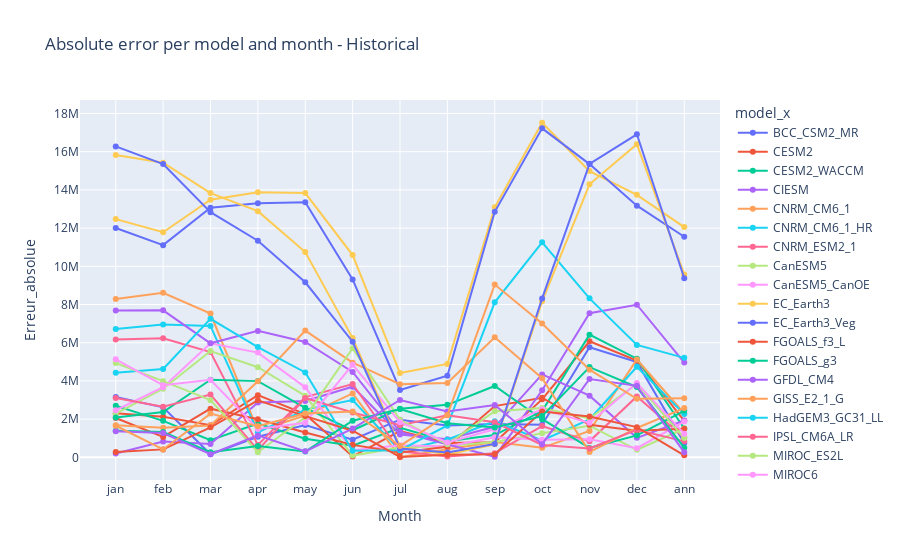

Notebook cell for this chart:
### Markdown cell above
### Visualisation sous forme de courbes

### Code cell
fig = px.line(
    df_avec_erreur[df_avec_erreur['model_x'] != 'Reference'],
    x='Month', y='Erreur_absolue', color='model_x', markers=True, title="Absolute error per model and month - Historical")
fig.show()

### Figure 1 — Plotly figure (JSON) as saved in the notebook; plotly's stock layout.template omitted (floating-point values rounded to 4 significant figures)
{"data": [{"hovertemplate": "model_x=BCC_CSM2_MR<br>Month=%{x}<br>Erreur_absolue=%{y}<extra></extra>", "legendgroup": "BCC_CSM2_MR", "line": {"color": "#636efa", "dash": "solid"}, "marker": {"symbol": "circle"}, "mode": "lines+markers", "name": "BCC_CSM2_MR", "orientation": "v", "showlegend": true, "type": "scatter", "x": ["jan", "feb", "mar", "apr", "may", "jun", "jul", "aug", "sep", "oct", "nov", "dec", "ann"], "xaxis": "x", "y": [3153593, 2617753, 159628, 1077065, 1688473, 917540, 1969862, 1663949, 1749265, 1703144, 5759964, 4982732, 749284], "yaxis": "y"}, {"hovertemplate": "model_x=CESM2<br>Month=%{x}<br>Erreur_absolue=%{y}<extra></extra>", "legendgroup": "CESM2", "line": {"color": "#EF553B", "dash": "solid"}, "marker": {"symbol": "circle"}, "mode": "lines+markers", "name": "CESM2", "orientation": "v", "showlegend": true, "type": "scatter", "x": ["jan", "feb", "mar", "apr", "may", "jun", "jul", "aug", "sep", "oct", "nov", "dec", "ann"], "xaxis": "x", "y": [2311158, 2119127, 1679787, 3253624, 2257341, 47521, 1373994, 745549, 783222, 3032960, 6074413, 5070473, 1911970], "yaxis": "y"}, {"hovertemplate": "model_x=CESM2_WACCM<br>Month=%{x}<br>Erreur_absolue=%{y}<extra></extra>", "legendgroup": "CESM2_WACCM", "line": {"color": "#00cc96", "dash": "solid"}, "marker": {"symbol": "circle"}, "mode": "lines+markers", "name": "CESM2_WACCM", "orientation": "v", "showlegend": true, "type": "scatter", "x": ["jan", "feb", "mar", "apr", "may", "jun", "jul", "aug", "sep", "oct", "nov", "dec", "ann"], "xaxis": "x", "y": [2698742, 1907875, 893706, 1769395, 968038, 610410, 1547645, 845782, 1164917, 2421568, 6422687, 5164445, 1506475], "yaxis": "y"}, {"hovertemplate": "model_x=CIESM<br>Month=%{x}<br>Erreur_absolue=%{y}<extra></extra>", "legendgroup": "CIESM", "line": {"color": "#ab63fa", "dash": "solid"}, "marker": {"symbol": "circle"}, "mode": "lines+markers", "name": "CIESM", "orientation": "v", "showlegend": true, "type": "scatter", "x": ["jan", "feb", "mar", "apr", "may", "jun", "jul", "aug", "sep", "oct", "nov", "dec", "ann"], "xaxis": "x", "y": [196608, 825234, 698960, 2864337, 2945369, 3697180, 1191189, 951116, 1595702, 4338198, 3228680, 1017307, 1929722], "yaxis": "y"}, {"hovertemplate": "model_x=CNRM_CM6_1<br>Month=%{x}<br>Erreur_absolue=%{y}<extra></extra>", "legendgroup": "CNRM_CM6_1", "line": {"color": "#FFA15A", "dash": "solid"}, "marker": {"symbol": "circle"}, "mode": "lines+markers", "name": "CNRM_CM6_1", "orientation": "v", "showlegend": true, "type": "scatter", "x": ["jan", "feb", "mar", "apr", "may", "jun", "jul", "aug", "sep", "oct", "nov", "dec", "ann"], "xaxis": "x", "y": [8293979, 8614793, 7527985, 1391997, 2184998, 3346038, 2732, 425336, 802684, 495827, 1382297, 5121358, 2294692], "yaxis": "y"}, {"hovertemplate": "model_x=CNRM_CM6_1_HR<br>Month=%{x}<br>Erreur_absolue=%{y}<extra></extra>", "legendgroup": "CNRM_CM6_1_HR", "line": {"color": "#19d3f3", "dash": "solid"}, "marker": {"symbol": "circle"}, "mode": "lines+markers", "name": "CNRM_CM6_1_HR", "orientation": "v", "showlegend": true, "type": "scatter", "x": ["jan", "feb", "mar", "apr", "may", "jun", "jul", "aug", "sep", "oct", "nov", "dec", "ann"], "xaxis": "x", "y": [6716856, 6948039, 6879880, 1307590, 2496584, 2994463, 352320, 924210, 1890251, 887079, 1984664, 4740507, 2261696], "yaxis": "y"}, {"hovertemplate": "model_x=CNRM_ESM2_1<br>Month=%{x}<br>Erreur_absolue=%{y}<extra></extra>", "legendgroup": "CNRM_ESM2_1", "line": {"color": "#FF6692", "dash": "solid"}, "marker": {"symbol": "circle"}, "mode": "lines+markers", "name": "CNRM_ESM2_1", "orientation": "v", "showlegend": true, "type": "scatter", "x": ["jan", "feb", "mar", "apr", "may", "jun", "jul", "aug", "sep", "oct", "nov", "dec", "ann"], "xaxis": "x", "y": [6172308, 6235495, 5511790, 647524, 3150242, 3835631, 317352, 48370, 218424, 1635468, 835480, 3185422, 1020430], "yaxis": "y"}, {"hovertemplate": "model_x=CanESM5<br>Month=%{x}<br>Erreur_absolue=%{y}<extra></extra>", "legendgroup": "CanESM5", "line": {"color": "#B6E880", "dash": "solid"}, "marker": {"symbol": "circle"}, "mode": "lines+markers", "name": "CanESM5", "orientation": "v", "showlegend": true, "type": "scatter", "x": ["jan", "feb", "mar", "apr", "may", "jun", "jul", "aug", "sep", "oct", "nov", "dec", "ann"], "xaxis": "x", "y": [2288127, 3587993, 5562774, 4717818, 3217455, 89172, 517588, 597477, 800516, 1256860, 1653371, 392740, 1506329], "yaxis": "y"}, {"hovertemplate": "model_x=CanESM5_CanOE<br>Month=%{x}<br>Erreur_absolue=%{y}<extra></extra>", "legendgroup": "CanESM5_CanOE", "line": {"color": "#FF97FF", "dash": "solid"}, "marker": {"symbol": "circle"}, "mode": "lines+markers", "name": "CanESM5_CanOE", "orientation": "v", "showlegend": true, "type": "scatter", "x": ["jan", "feb", "mar", "apr", "may", "jun", "jul", "aug", "sep", "oct", "nov", "dec", "ann"], "xaxis": "x", "y": [2463010, 3672867, 5968761, 5483096, 3663216, 368920, 628532, 562499, 1047681, 917054, 942207, 478844, 1873180], "yaxis": "y"}, {"hovertemplate": "model_x=EC_Earth3<br>Month=%{x}<br>Erreur_absolue=%{y}<extra></extra>", "legendgroup": "EC_Earth3", "line": {"color": "#FECB52", "dash": "solid"}, "marker": {"symbol": "circle"}, "mode": "lines+markers", "name": "EC_Earth3", "orientation": "v", "showlegend": true, "type": "scatter", "x": ["jan", "feb", "mar", "apr", "may", "jun", "jul", "aug", "sep", "oct", "nov", "dec", "ann"], "xaxis": "x", "y": [12470905, 11783179, 13484256, 13877563, 13834820, 10585792, 4410225, 4884806, 13087118, 17516083, 14984396, 13742924, 12055172], "yaxis": "y"}, {"hovertemplate": "model_x=EC_Earth3_Veg<br>Month=%{x}<br>Erreur_absolue=%{y}<extra></extra>", "legendgroup": "EC_Earth3_Veg", "line": {"color": "#636efa", "dash": "solid"}, "marker": {"symbol": "circle"}, "mode": "lines+markers", "name": "EC_Earth3_Veg", "orientation": "v", "showlegend": true, "type": "scatter", "x": ["jan", "feb", "mar", "apr", "may", "jun", "jul", "aug", "sep", "oct", "nov", "dec", "ann"], "xaxis": "x", "y": [12005228, 11108246, 13071913, 13300833, 13354935, 9310560, 3526782, 4272190, 12850732, 17222809, 15350274, 13176110, 11545884], "yaxis": "y"}, {"hovertemplate": "model_x=FGOALS_f3_L<br>Month=%{x}<br>Erreur_absolue=%{y}<extra></extra>", "legendgroup": "FGOALS_f3_L", "line": {"color": "#EF553B", "dash": "solid"}, "marker": {"symbol": "circle"}, "mode": "lines+markers", "name": "FGOALS_f3_L", "orientation": "v", "showlegend": true, "type": "scatter", "x": ["jan", "feb", "mar", "apr", "may", "jun", "jul", "aug", "sep", "oct", "nov", "dec", "ann"], "xaxis": "x", "y": [2057139, 1068786, 2546680, 1992316, 1297152, 650867, 250331, 554389, 2680388, 3120851, 1702739, 1387752, 1500638], "yaxis": "y"}, {"hovertemplate": "model_x=FGOALS_g3<br>Month=%{x}<br>Erreur_absolue=%{y}<extra></extra>", "legendgroup": "FGOALS_g3", "line": {"color": "#00cc96", "dash": "solid"}, "marker": {"symbol": "circle"}, "mode": "lines+markers", "name": "FGOALS_g3", "orientation": "v", "showlegend": true, "type": "scatter", "x": ["jan", "feb", "mar", "apr", "may", "jun", "jul", "aug", "sep", "oct", "nov", "dec", "ann"], "xaxis": "x", "y": [2089450, 2366302, 4061555, 3988599, 2593020, 1414715, 2546221, 2745651, 3733295, 1993132, 489407, 1148133, 2430790], "yaxis": "y"}, {"hovertemplate": "model_x=GFDL_CM4<br>Month=%{x}<br>Erreur_absolue=%{y}<extra></extra>", "legendgroup": "GFDL_CM4", "line": {"color": "#ab63fa", "dash": "solid"}, "marker": {"symbol": "circle"}, "mode": "lines+markers", "name": "GFDL_CM4", "orientation": "v", "showlegend": true, "type": "scatter", "x": ["jan", "feb", "mar", "apr", "may", "jun", "jul", "aug", "sep", "oct", "nov", "dec", "ann"], "xaxis": "x", "y": [7690239, 7693332, 5968865, 6618122, 6037700, 4470224, 1326467, 692137, 29353, 3507602, 7546174, 7988723, 4959186], "yaxis": "y"}, {"hovertemplate": "model_x=GISS_E2_1_G<br>Month=%{x}<br>Erreur_absolue=%{y}<extra></extra>", "legendgroup": "GISS_E2_1_G", "line": {"color": "#FFA15A", "dash": "solid"}, "marker": {"symbol": "circle"}, "mode": "lines+markers", "name": "GISS_E2_1_G", "orientation": "v", "showlegend": true, "type": "scatter", "x": ["jan", "feb", "mar", "apr", "may", "jun", "jul", "aug", "sep", "oct", "nov", "dec", "ann"], "xaxis": "x", "y": [1675857, 1542450, 1665405, 3981199, 6635893, 4955913, 3829779, 3887307, 6279631, 4137462, 283721, 1534607, 2575283], "yaxis": "y"}, {"hovertemplate": "model_x=HadGEM3_GC31_LL<br>Month=%{x}<br>Erreur_absolue=%{y}<extra></extra>", "legendgroup": "HadGEM3_GC31_LL", "line": {"color": "#19d3f3", "dash": "solid"}, "marker": {"symbol": "circle"}, "mode": "lines+markers", "name": "HadGEM3_GC31_LL", "orientation": "v", "showlegend": true, "type": "scatter", "x": ["jan", "feb", "mar", "apr", "may", "jun", "jul", "aug", "sep", "oct", "nov", "dec", "ann"], "xaxis": "x", "y": [4430565, 4627887, 7251255, 5770200, 4445243, 339237, 372744, 1665009, 8112196, 11255262, 8321853, 5885390, 5206403], "yaxis": "y"}, {"hovertemplate": "model_x=IPSL_CM6A_LR<br>Month=%{x}<br>Erreur_absolue=%{y}<extra></extra>", "legendgroup": "IPSL_CM6A_LR", "line": {"color": "#FF6692", "dash": "solid"}, "marker": {"symbol": "circle"}, "mode": "lines+markers", "name": "IPSL_CM6A_LR", "orientation": "v", "showlegend": true, "type": "scatter", "x": ["jan", "feb", "mar", "apr", "may", "jun", "jul", "aug", "sep", "oct", "nov", "dec", "ann"], "xaxis": "x", "y": [3104481, 2650231, 3288269, 373216, 3099928, 2344829, 1680264, 2206843, 1836219, 646990, 461223, 1436364, 835243], "yaxis": "y"}, {"hovertemplate": "model_x=MIROC_ES2L<br>Month=%{x}<br>Erreur_absolue=%{y}<extra></extra>", "legendgroup": "MIROC_ES2L", "line": {"color": "#B6E880", "dash": "solid"}, "marker": {"symbol": "circle"}, "mode": "lines+markers", "name": "MIROC_ES2L", "orientation": "v", "showlegend": true, "type": "scatter", "x": ["jan", "feb", "mar", "apr", "may", "jun", "jul", "aug", "sep", "oct", "nov", "dec", "ann"], "xaxis": "x", "y": [4937064, 3987526, 2990688, 265958, 2100082, 5712299, 1963588, 677479, 2408501, 2581587, 2034255, 3844805, 1005418], "yaxis": "y"}, {"hovertemplate": "model_x=MIROC6<br>Month=%{x}<br>Erreur_absolue=%{y}<extra></extra>", "legendgroup": "MIROC6", "line": {"color": "#FF97FF", "dash": "solid"}, "marker": {"symbol": "circle"}, "mode": "lines+markers", "name": "MIROC6", "orientation": "v", "showlegend": true, "type": "scatter", "x": ["jan", "feb", "mar", "apr", "may", "jun", "jul", "aug", "sep", "oct", "nov", "dec", "ann"], "xaxis": "x", "y": [5132857, 3775017, 4053494, 1483935, 1811283, 4848922, 1838768, 777714, 1464469, 2513406, 1804581, 3885719, 1236399], "yaxis": "y"}, {"hovertemplate": "model_x=MPI_ESM1_2_HR<br>Month=%{x}<br>Erreur_absolue=%{y}<extra></extra>", "legendgroup": "MPI_ESM1_2_HR", "line": {"color": "#FECB52", "dash": "solid"}, "marker": {"symbol": "circle"}, "mode": "lines+markers", "name": "MPI_ESM1_2_HR", "orientation": "v", "showlegend": true, "type": "scatter", "x": ["jan", "feb", "mar", "apr", "may", "jun", "jul", "aug", "sep", "oct", "nov", "dec", "ann"], "xaxis": "x", "y": [15827314, 15425928, 13834169, 12887297, 10748045, 6242492, 552971, 151995, 682210, 8166198, 14290634, 16395910, 9575098], "yaxis": "y"}, {"hovertemplate": "model_x=MPI_ESM1_2_LR<br>Month=%{x}<br>Erreur_absolue=%{y}<extra></extra>", "legendgroup": "MPI_ESM1_2_LR", "line": {"color": "#636efa", "dash": "solid"}, "marker": {"symbol": "circle"}, "mode": "lines+markers", "name": "MPI_ESM1_2_LR", "orientation": "v", "showlegend": true, "type": "scatter", "x": ["jan", "feb", "mar", "apr", "may", "jun", "jul", "aug", "sep", "oct", "nov", "dec", "ann"], "xaxis": "x", "y": [16276315, 15357025, 12831484, 11340456, 9163900, 6051203, 460589, 249271, 702864, 8319699, 15363062, 16912005, 9377444], "yaxis": "y"}, {"hovertemplate": "model_x=MRI_ESM2_0<br>Month=%{x}<br>Erreur_absolue=%{y}<extra></extra>", "legendgroup": "MRI_ESM2_0", "line": {"color": "#EF553B", "dash": "solid"}, "marker": {"symbol": "circle"}, "mode": "lines+markers", "name": "MRI_ESM2_0", "orientation": "v", "showlegend": true, "type": "scatter", "x": ["jan", "feb", "mar", "apr", "may", "jun", "jul", "aug", "sep", "oct", "nov", "dec", "ann"], "xaxis": "x", "y": [272810, 415012, 1570946, 2981525, 2156461, 1393279, 19339, 129025, 157093, 2394788, 2134144, 1579312, 101136], "yaxis": "y"}, {"hovertemplate": "model_x=NorESM2_LM<br>Month=%{x}<br>Erreur_absolue=%{y}<extra></extra>", "legendgroup": "NorESM2_LM", "line": {"color": "#00cc96", "dash": "solid"}, "marker": {"symbol": "circle"}, "mode": "lines+markers", "name": "NorESM2_LM", "orientation": "v", "showlegend": true, "type": "scatter", "x": ["jan", "feb", "mar", "apr", "may", "jun", "jul", "aug", "sep", "oct", "nov", "dec", "ann"], "xaxis": "x", "y": [1388928, 1321705, 264408, 589395, 301919, 1916460, 2528795, 1784357, 1558269, 2156827, 4722038, 3680336, 502820], "yaxis": "y"}, {"hovertemplate": "model_x=NorESM2_MM<br>Month=%{x}<br>Erreur_absolue=%{y}<extra></extra>", "legendgroup": "NorESM2_MM", "line": {"color": "#ab63fa", "dash": "solid"}, "marker": {"symbol": "circle"}, "mode": "lines+markers", "name": "NorESM2_MM", "orientation": "v", "showlegend": true, "type": "scatter", "x": ["jan", "feb", "mar", "apr", "may", "jun", "jul", "aug", "sep", "oct", "nov", "dec", "ann"], "xaxis": "x", "y": [1361964, 1266455, 162602, 1146634, 312420, 1505824, 3001150, 2400937, 2741987, 685878, 4099914, 3742342, 260693], "yaxis": "y"}, {"hovertemplate": "model_x=UKESM1_0_LL<br>Month=%{x}<br>Erreur_absolue=%{y}<extra></extra>", "legendgroup": "UKESM1_0_LL", "line": {"color": "#FFA15A", "dash": "solid"}, "marker": {"symbol": "circle"}, "mode": "lines+markers", "name": "UKESM1_0_LL", "orientation": "v", "showlegend": true, "type": "scatter", "x": ["jan", "feb", "mar", "apr", "may", "jun", "jul", "aug", "sep", "oct", "nov", "dec", "ann"], "xaxis": "x", "y": [1651813, 411267, 2288024, 1631201, 2290977, 2393157, 594332, 2208985, 9044087, 7003168, 4588205, 3066099, 3097610], "yaxis": "y"}], "layout": {"legend": {"title": {"text": "model_x"}, "tracegroupgap": 0}, "title": {"text": "Absolute error per model and month - Historical"}, "xaxis": {"anchor": "y", "domain": [0, 1], "title": {"text": "Month"}}, "yaxis": {"anchor": "x", "domain": [0, 1], "title": {"text": "Erreur_absolue"}}}}
